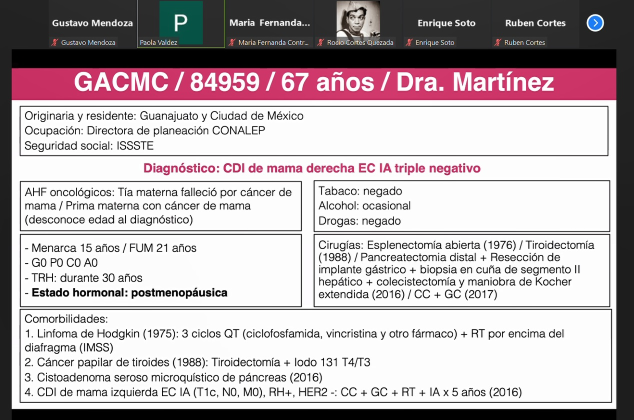
#> input picture images/prueba.jpg, 1267 x 839 px, found by its file name (shown at 1/2 size)
$ python OCR_Borders.py
#> lines starting #> are read from the running program, lines starting #| are printed output that depends on the picture; after the words box and inside, x2 and y2 are one past the last pixel; in counts of white or black regions, pixels touching at a corner belong together
import pytesseract as tess
from PIL import Image
import cv2
import numpy as np

# configuramos la ruta de Tesseract
tess.pytesseract.tesseract_cmd = r'C:\Program Files\Tesseract-OCR\tesseract.exe'

# Leeo la imagen con opencv
image = cv2.imread('D:\DOCUMENTOS\VirtualEnvPy\dataScience\source\Servicio\images\prueba.jpg')
#> image is the input picture: shape (839, 1267, 3); mean B, G, R 179.4, 176.3, 185.3

# Recortar la región de interés
x, y, w, h = 10, 120, 1230, 750  # coordenadas y dimensiones del recorte
#recorte = image[y:y+h, x:x+w]  # guardo la imagen recortada
recorte = image


# convercion a escala de grises
gray = cv2.cvtColor(recorte, cv2.COLOR_BGR2GRAY)
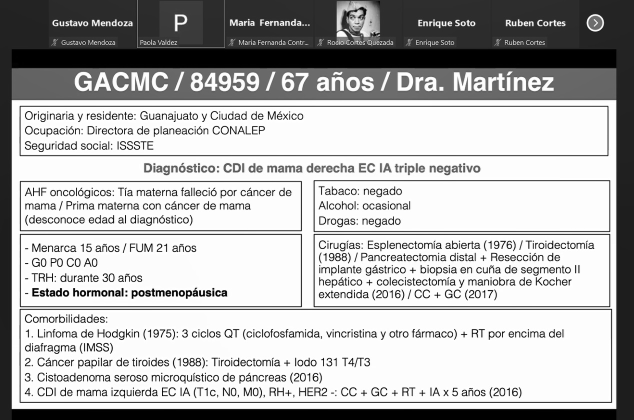
#> gray: shape (839, 1267) (shown at 1/2 size); min 0, max 255, mean 179.3

# reduccion de ruido
gray = cv2.GaussianBlur(gray, (5, 5), 0)

# detectamos bordes, edges es una imagen binaria donde muestra los bordes con color blanco
edges = cv2.Canny(gray, 50, 150)
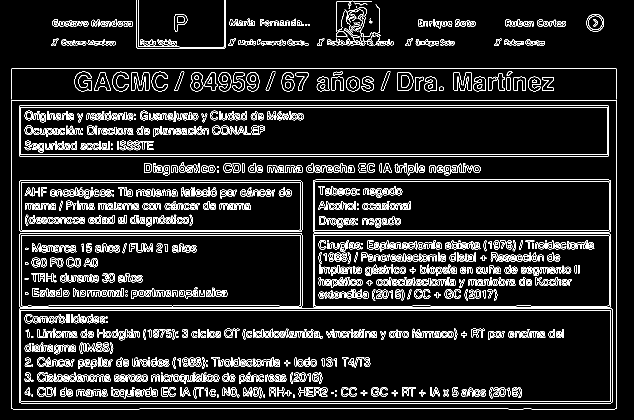
#> edges: shape (839, 1267) (shown at 1/2 size); 9.2% white in thin lines or dots
cv2.imwrite('bordes_detectados.png', edges)

# encontrar contornos en la imagen, contornos es una lista que guarda coordenadas de los contornos
# como x, y de los puntos que forman el contorno y jerarquia es una lista que guarda la jerarquia de
# los contornos en caso que un contorno este dentro de otro
contornos, jerarquia = cv2.findContours(edges, cv2.RETR_EXTERNAL, cv2.CHAIN_APPROX_SIMPLE)
#> contornos = 147 contours, 75 with area under 20; largest, box (x1, y1, x2, y2) and area: (23, 200, 1233, 819) 746403, (795, 144, 827, 182) 1034, (1173, 28, 1208, 64) 962, (149, 143, 184, 183) 754, (381, 145, 407, 183) 753; jerarquia = 147 rows, first 6: [1, -1, -1, -1], [2, 0, -1, -1], [3, 1, -1, -1], [4, 2, -1, -1], [5, 3, -1, -1], [6, 4, -1, -1]

# crear archivo txt
my_file = open('D:\DOCUMENTOS\VirtualEnvPy\dataScience\source\Servicio\OCR_previo\out\OCR_Borders\TextoExtraido2.txt', 'w', encoding='utf-8')

# buscar contornos
for contorno in contornos:
    # aproximando el contorno a un polígono
    epsilon = 0.02 * cv2.arcLength(contorno, True)
    approx = cv2.approxPolyDP(contorno, epsilon, True)

    # el contorno tiene 4 lados
    if len(approx) == 4:
        x, y, w, h = cv2.boundingRect(approx)

        # recortar el área del cuadro detectado
        cuadro_recortado = recorte[y:y + h, x:x + w]

        # convirtiendo la imagen a imagen PIL para pasarlo a Tesseract
        imagen_pil = Image.fromarray(cuadro_recortado)

        # aplicar OCR a la imagen
#> (the run stopped early here; a loop or call above may not have finished)
